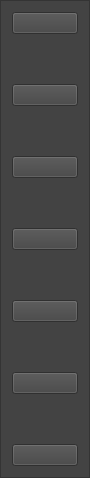
       <widget class="QFrame" name="MENU_LATERAL">
        <property name="sizePolicy">
         <sizepolicy hsizetype="Preferred" vsizetype="Preferred">
          <horstretch>0</horstretch>
          <verstretch>0</verstretch>
         </sizepolicy>
        </property>
        <property name="maximumSize">
         <size>
          <width>90</width>
          <height>16777215</height>
         </size>
        </property>
        <property name="styleSheet">
         <string notr="true"> background-color: #434343</string>
        </property>
        <property name="frameShape">
         <enum>QFrame::Shape::StyledPanel</enum>
        </property>
        <property name="frameShadow">
         <enum>QFrame::Shadow::Raised</enum>
        </property>
        <layout class="QGridLayout" name="gridLayout">
         <item row="0" column="0">
          <layout class="QVBoxLayout" name="verticalLayout_2">
           <property name="spacing">
            <number>50</number>
           </property>
           <item>
            <widget class="QPushButton" name="pushButton_3">
             <property name="text">
              <string/>
             </property>
             <property name="icon">
              <iconset>
               <normaloff>icons/menu_1_button.png</normaloff>icons/menu_1_button.png</iconset>
             </property>
             <property name="iconSize">
              <size>
               <width>30</width>
               <height>30</height>
              </size>
             </property>
            </widget>
           </item>
           <item>
            <widget class="QPushButton" name="pushButton_7">
             <property name="text">
              <string/>
             </property>
             <property name="icon">
              <iconset>
               <normaloff>icons/menu_2_button.png</normaloff>icons/menu_2_button.png</iconset>
             </property>
             <property name="iconSize">
              <size>
               <width>32</width>
               <height>32</height>
              </size>
             </property>
            </widget>
           </item>
           <item>
            <widget class="QPushButton" name="pushButton_6">
             <property name="text">
              <string/>
             </property>
             <property name="icon">
              <iconset>
               <normaloff>icons/menu_3_button.png</normaloff>icons/menu_3_button.png</iconset>
             </property>
             <property name="iconSize">
              <size>
               <width>32</width>
               <height>32</height>
              </size>
             </property>
            </widget>
           </item>
           <item>
            <widget class="QPushButton" name="pushButton_5">
             <property name="text">
              <string/>
             </property>
             <property name="icon">
              <iconset>
               <normaloff>icons/menu_4_button.png</normaloff>icons/menu_4_button.png</iconset>
             </property>
             <property name="iconSize">
              <size>
               <width>32</width>
               <height>32</height>
              </size>
             </property>
            </widget>
           </item>
           <item>
            <widget class="QPushButton" name="pushButton_4">
             <property name="text">
              <string/>
             </property>
             <property name="icon">
              <iconset>
               <normaloff>icons/menu_5_button.png</normaloff>icons/menu_5_button.png</iconset>
             </property>
             <property name="iconSize">
              <size>
               <width>32</width>
               <height>32</height>
              </size>
             </property>
            </widget>
           </item>
           <item>
            <widget class="QPushButton" name="pushButton_2">
             <property name="text">
              <string/>
             </property>
             <property name="icon">
              <iconset>
               <normaloff>icons/menu_6_button.png</normaloff>icons/menu_6_button.png</iconset>
             </property>
             <property name="iconSize">
              <size>
               <width>32</width>
               <height>32</height>
              </size>
             </property>
            </widget>
           </item>
           <item>
            <widget class="QPushButton" name="pushButton">
             <property name="text">
              <string/>
             </property>
             <property name="icon">
              <iconset>
               <normaloff>icons/menu_7_button.png</normaloff>icons/menu_7_button.png</iconset>
             </property>
             <property name="iconSize">
              <size>
               <width>32</width>
               <height>32</height>
              </size>
             </property>
            </widget>
           </item>
          </layout>
         </item>
        </layout>
       </widget>
